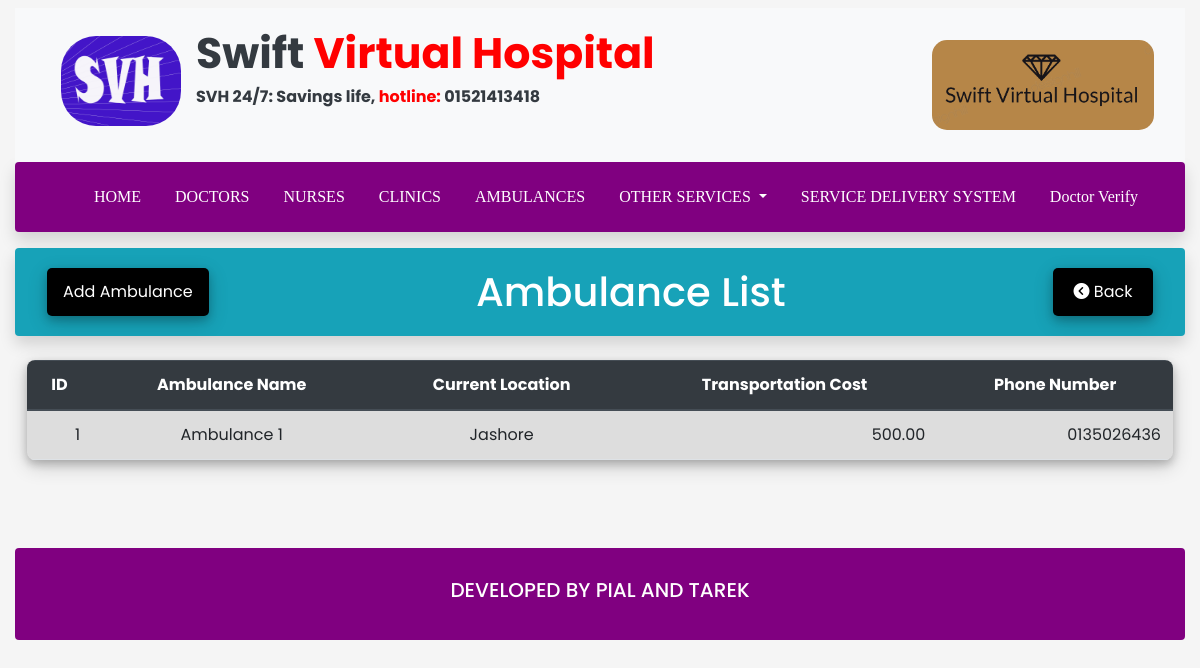
The app's page /ambulance/ambulance.php with its own data.
### tables this page shows
CREATE TABLE `ambulance` (
  `id` int(11) NOT NULL,
  `name` varchar(50) NOT NULL,
  `phone` varchar(20) NOT NULL,
  `tcost` double NOT NULL,
  `location` varchar(20) NOT NULL
);

### ambulance/ambulance.php (the view, shortened to what this page needs)
<!DOCTYPE html>
<html lang="en">
<head>
    <link href="https://cdn.jsdelivr.net/npm/bootstrap@5.1.3/dist/css/bootstrap.min.css" rel="stylesheet"
>
    <link rel="stylesheet" href="../css/bootstrap.min.css">
    <link rel="stylesheet" href="../js/bootstrap.min.js">
    <link rel="stylesheet" href="https://cdnjs.cloudflare.com/ajax/libs/font-awesome/4.7.0/css/font-awesome.min.css">
    <link rel="stylesheet" href="../css/newcss.css">
</head>
<body class="container-fluid">
<?php
    include('../navbar.php');
?>
<section id="news" class="container-xxl d-flex justify-content-between mb-4 rounded bg-info shadow">
<div>
<button type="button" class="btn-add"  onclick="location.href = 'ambulanceform.php' ">Add Ambulance</button>
</div>
    <div>
    <h1 class="text-center text-white header-font mt-4"> Ambulance List</h1>
    </div>
    <div>
    <button type = "button" class="btn-back" onclick="history.back()"><i class="fa-solid fa-circle-chevron-left"></i> Back </button>
    </div>
</section>
<div class="container-xxl mx-auto" style="width:100%;">
            <table class=" table table-striped table-borderd text-center w-100 mx-auto  table-hover" style="border-radius: .5em;
    overflow: hidden;  box-shadow: 0 4px 8px 0 rgba(0, 0, 0, 0.2), 0 6px 20px 0 rgba(0, 0, 0, 0.19);">
    <thead class="thead-dark">
        <tr>
                    <th>ID</th>
                    <th>Ambulance Name</th>
                    <th>Current Location</th>
                    <th>Transportation Cost</th>
                    <th>Phone Number</th>
                </tr>
    </thead>
            <?php
                include('../connect.php');
                $sql = "SELECT * FROM ambulance";
                $result = $conn->query($sql);
                if ($result->num_rows > 0) {
                    while($row = $result->fetch_assoc()) {
                        echo"<tr>";
                        echo "<td align=right>". $row["id"]. "</td>".
                            "<td>". $row["name"]. "</td>" .
                            "<td>". $row["location"] . "</td>".
                            "<td align=right>". number_format($row["tcost"],2). "</td>" .
                            "<td align=right>". $row["phone"] . "</td>"
                            ;
                        echo"</tr>";
                    }
                } else {
                    echo "0 results";
                }
            ?>
            </table>
            </div>
        <br>
          <br>
          <br>
          <?php
            include('../footer.php');
        ?>
</body>
</html>

### css/newcss.css (style rules this page uses)
body { font-family: 'Poppins', sans-serif; margin: 0; padding: 0; }
button.btn-back { margin: 20px; background-color: black; border-radius: 5px; border: none; color: white; padding: 12px 16px; font-size: 16px; cursor: pointer; width: 100px; box-shadow: 0 4px 8px 0 rgba(0, 0, 0, 0.2), 0 6px 20px 0 rgba(0, 0, 0, 0.19); }
button.btn-add { margin: 20px; background-color: black; border-radius: 5px; border: none; color: white; padding: 12px 16px; font-size: 16px; cursor: pointer; box-shadow: 0 4px 8px 0 rgb(0 0 0 / 20%), 0 6px 20px 0 rgb(0 0 0 / 19%); }
h1 { line-height: 1; }
body { background-color: #F5F5F5; }

### records on screen
ambulance: id "1", name "Ambulance 1", location "Jashore", tcost "500.00", phone "0135026436"
